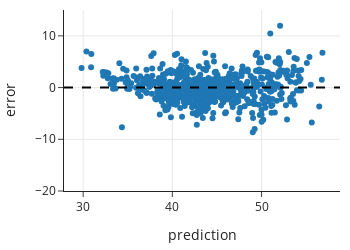

The cell this chart's notebook holds for it:
### Code cell
fig = px.scatter(x=prediction_7var, y=error_7var,
           labels=dict(x='prediction', y='error'),
           width=350, height=250)

fig.add_hline(0, line_width=2, line_dash='dash', opacity=1)
fig.update_yaxes(range=[-20, 15])

fig.show()

### Figure 1 — Plotly figure (JSON) as saved in the notebook; plotly's stock layout.template omitted (floating-point values rounded to 4 significant figures; data arrays with more than 128 entries replaced by an {"elided": "..."} marker saying what was removed)
{"data": [{"hovertemplate": "prediction=%{x}<br>error=%{y}<extra></extra>", "legendgroup": "", "marker": {"color": "#1F77B4", "symbol": "circle"}, "mode": "markers", "name": "", "orientation": "v", "showlegend": false, "type": "scatter", "x": {"elided": "705 float values"}, "xaxis": "x", "y": {"elided": "705 float values"}, "yaxis": "y"}], "layout": {"height": 250, "legend": {"tracegroupgap": 0}, "shapes": [{"line": {"dash": "dash", "width": 2}, "opacity": 1, "type": "line", "x0": 0, "x1": 1, "xref": "x domain", "y0": 0, "y1": 0, "yref": "y"}], "width": 350, "xaxis": {"anchor": "y", "autorange": true, "domain": [0, 1], "range": [27.85, 58.8], "title": {"text": "prediction"}, "type": "linear"}, "yaxis": {"anchor": "x", "domain": [0, 1], "range": [-20, 15], "title": {"text": "error"}, "type": "linear"}}}
